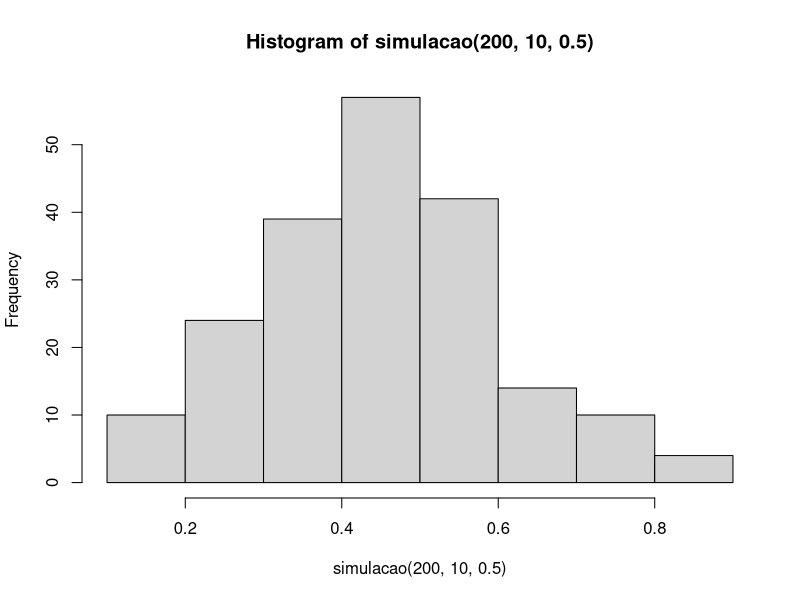

Reproduce this figure in R.
## ---- chunk 1
moeda <- function(p) {
  x <- runif(1)
  if (x < p) {
    1
  } else {
    0
  }
}

moedas <- function(n,p) {
  replicate(n, moeda(p))
}

proporcao <- function(resultados) {
  sum(resultados)/length(resultados)
}

simulacao <- function(k, n, p) {
  replicate(k, proporcao(moedas(n, p)))
}

hist(simulacao(200,10,0.5))
